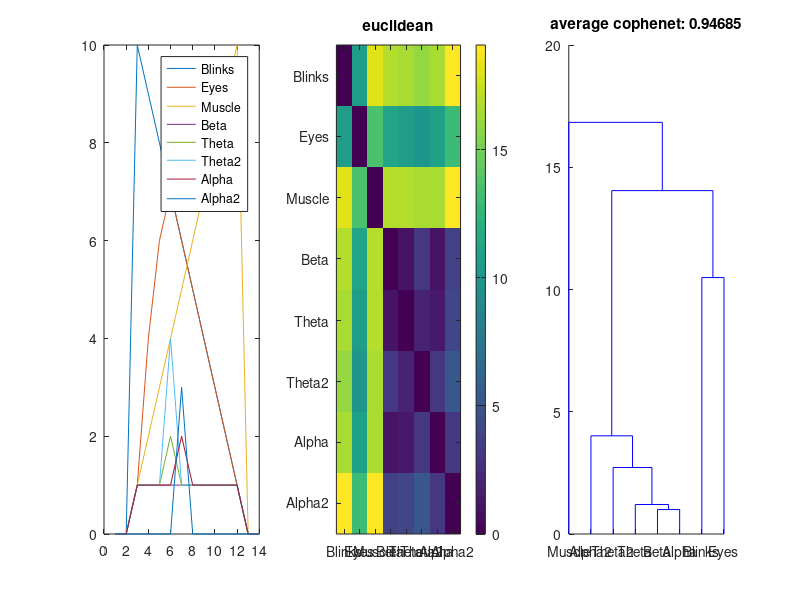
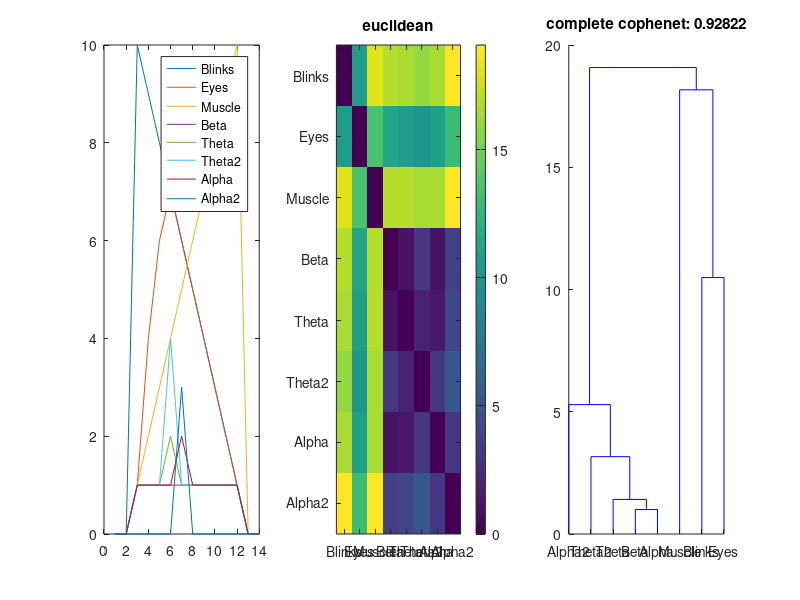
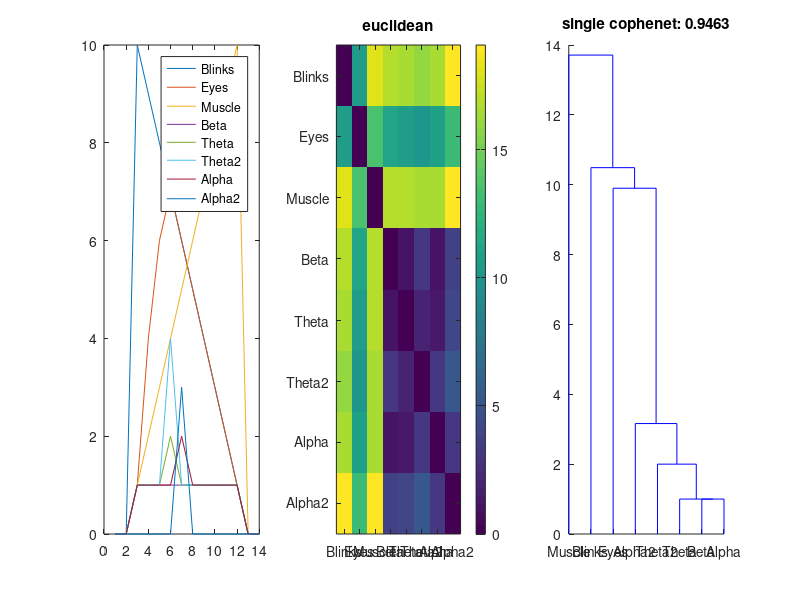
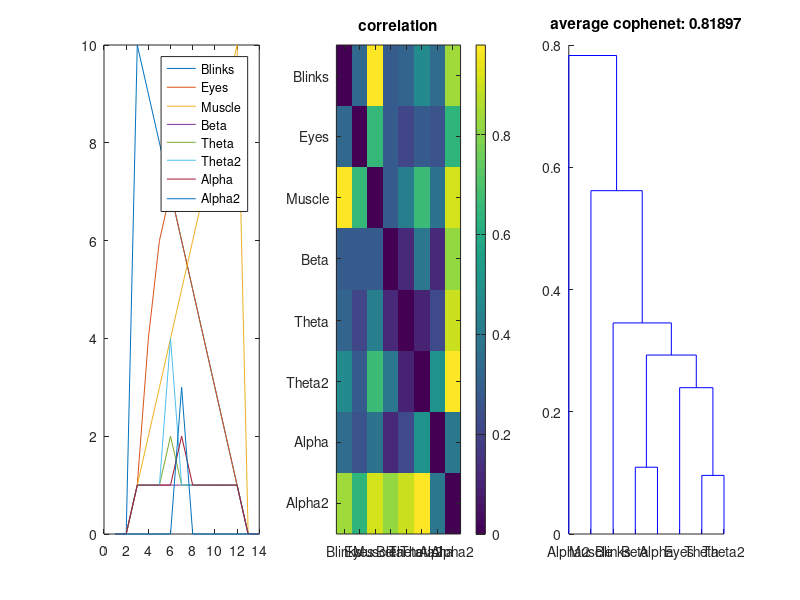

Reproduce these figures in MATLAB, in order.

clear
clc
close all
Subp = 3;
Blinks = [0 0 10:-1:1, 0, 0];
Eyes = [0 0 1 4 6 7:-1:1, 0 0];
Muscle = [0 0 1:10, 0 0];
Beta = [0 0 ones(1, 10), 0, 0];
Theta = Beta;
Theta(6) = 2;
ThetaBoost = Theta;
ThetaBoost(6) = 4;
Alpha = Beta;
Alpha(7) = 2;
Alpha2 = zeros(1, numel(Alpha));
Alpha2(7) = 3;


Distances = {'euclidean',  'correlation', 'hamming', 'jaccard', 'spearman'}; % 'mahalanobis'?
Links = {'average', 'complete', 'single'};
Normalizations = {'', 'zscore', 'gray'};

Labels = {'Blinks', 'Eyes', 'Muscle', 'Beta', 'Theta', 'Theta2', 'Alpha', 'Alpha2'};

for Indx_N = 1:numel(Normalizations)
    
    All = [Blinks; Eyes; Muscle; Beta; Theta; ThetaBoost; Alpha; Alpha2];
    Normalize = Normalizations{Indx_N};
    switch Normalize
        case 'zscore'
            
            All = zscore(All')';
        case 'gray'
            for Indx = 1:size(All, 1)
                All(Indx, :) = mat2gray(All(Indx, :));
            end
    end
    
    for Indx_D = 1:numel(Distances)
        Distance = Distances{Indx_D};

        
        for Indx_L = 1:numel(Links)
            Link = Links{Indx_L};
            
            
            figure('units','normalized','outerposition',[0 0.5 1 .5])
            subplot(1, Subp, 1)
            plot(All')
            legend(Labels)
            title(Normalize)

            if strcmp(Distance, 'mahalanobis')
                
            else
                 D = pdist(All, Distance);
            end
           
            Z = squareform(D);
            subplot(1, Subp, 2)
            imagesc(Z)
            xticks(1:numel(Labels))
            xticklabels(Labels)
            yticks(1:numel(Labels))
            yticklabels(Labels)
            colorbar
            title(Distance)
            
            Z = linkage(D,  Link);
            subplot(1, Subp, 3)
            dendrogram(Z, 'Labels', Labels)
            
            c = cophenet(Z,D);
            
            title([Link, ' cophenet: ', num2str(c)])
            
        end
    end
end
